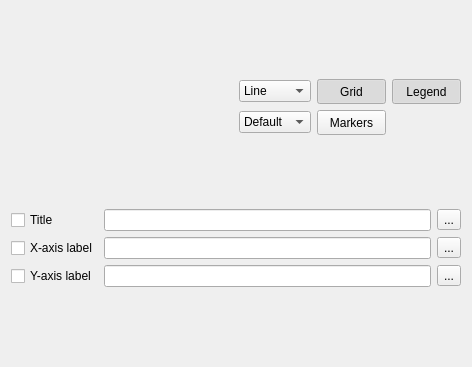
<?xml version="1.0" encoding="UTF-8"?>
<ui version="4.0">
 <class>qMRMLPlotViewControllerWidget</class>
 <widget class="ctkPopupWidget" name="qMRMLPlotViewControllerWidget">
  <property name="geometry">
   <rect>
    <x>0</x>
    <y>0</y>
    <width>472</width>
    <height>367</height>
   </rect>
  </property>
  <property name="windowTitle">
   <string>Plot View Controller</string>
  </property>
  <layout class="QGridLayout" name="gridLayout_2">
   <item row="1" column="0">
    <layout class="QGridLayout" name="contentLayout">
     <item row="2" column="0">
      <widget class="qMRMLNodeComboBox" name="plotChartComboBox" native="true">
       <property name="sizePolicy">
        <sizepolicy hsizetype="Preferred" vsizetype="Minimum">
         <horstretch>1</horstretch>
         <verstretch>1</verstretch>
        </sizepolicy>
       </property>
       <property name="minimumSize">
        <size>
         <width>65</width>
         <height>0</height>
        </size>
       </property>
       <property name="toolTip">
        <string>Select the Plot Layout</string>
       </property>
       <property name="nodeTypes" stdset="0">
        <stringlist>
         <string>vtkMRMLPlotChartNode</string>
        </stringlist>
       </property>
       <property name="noneEnabled" stdset="0">
        <bool>true</bool>
       </property>
       <property name="addEnabled" stdset="0">
        <bool>true</bool>
       </property>
       <property name="removeEnabled" stdset="0">
        <bool>false</bool>
       </property>
       <property name="renameEnabled" stdset="0">
        <bool>true</bool>
       </property>
      </widget>
     </item>
     <item row="2" column="1">
      <widget class="QComboBox" name="plotTypeComboBox">
       <property name="toolTip">
        <string>Select a plot type (line, scatter, bar). This will modify the type of all the current activated Plots.  </string>
       </property>
       <item>
        <property name="text">
         <string>Line</string>
        </property>
       </item>
       <item>
        <property name="text">
         <string>Scatter</string>
        </property>
       </item>
       <item>
        <property name="text">
         <string>Bar</string>
        </property>
       </item>
      </widget>
     </item>
     <item row="3" column="0">
      <widget class="qMRMLCheckableNodeComboBox" name="plotDataComboBox" native="true">
       <property name="toolTip">
        <string>Add/Remove Plots from the current Plot Layout the plotData selected. The &quot;Default&quot; will apport any modification. The &quot;indexes&quot; values </string>
       </property>
       <property name="nodeTypes" stdset="0">
        <stringlist>
         <string>vtkMRMLPlotDataNode</string>
        </stringlist>
       </property>
       <property name="addEnabled" stdset="0">
        <bool>false</bool>
       </property>
       <property name="removeEnabled" stdset="0">
        <bool>false</bool>
       </property>
       <property name="editEnabled" stdset="0">
        <bool>false</bool>
       </property>
       <property name="renameEnabled" stdset="0">
        <bool>false</bool>
       </property>
      </widget>
     </item>
     <item row="2" column="3">
      <widget class="QToolButton" name="showLegendToolButton">
       <property name="minimumSize">
        <size>
         <width>69</width>
         <height>25</height>
        </size>
       </property>
       <property name="toolTip">
        <string>Show legend</string>
       </property>
       <property name="text">
        <string>Legend</string>
       </property>
       <property name="checkable">
        <bool>true</bool>
       </property>
       <property name="checked">
        <bool>true</bool>
       </property>
      </widget>
     </item>
     <item row="2" column="2">
      <widget class="QToolButton" name="showGridToolButton">
       <property name="minimumSize">
        <size>
         <width>69</width>
         <height>25</height>
        </size>
       </property>
       <property name="toolTip">
        <string>Show grid</string>
       </property>
       <property name="text">
        <string>Grid</string>
       </property>
       <property name="checkable">
        <bool>true</bool>
       </property>
       <property name="checked">
        <bool>true</bool>
       </property>
      </widget>
     </item>
     <item row="0" column="0">
      <layout class="QVBoxLayout" name="verticalLayout"/>
     </item>
     <item row="3" column="1">
      <widget class="QComboBox" name="xAxisComboBox">
       <property name="toolTip">
        <string>This combobox allow to change the X-axis for all the plotData selected. The value &quot;Default&quot; will not apport any modification. The value &quot;Indexes&quot; will use simple ordinal numbers 1, 2, 3, ... as x coordinate values. For the other values, the correspective column will be used. </string>
       </property>
       <item>
        <property name="text">
         <string>Default</string>
        </property>
       </item>
       <item>
        <property name="text">
         <string>Indexes</string>
        </property>
       </item>
      </widget>
     </item>
     <item row="3" column="2">
      <widget class="QToolButton" name="showMarkersToolButton">
       <property name="minimumSize">
        <size>
         <width>69</width>
         <height>25</height>
        </size>
       </property>
       <property name="toolTip">
        <string>Show Markers for Line Plot</string>
       </property>
       <property name="text">
        <string>Markers</string>
       </property>
       <property name="checkable">
        <bool>true</bool>
       </property>
       <property name="checked">
        <bool>false</bool>
       </property>
      </widget>
     </item>
    </layout>
   </item>
   <item row="2" column="0">
    <layout class="QGridLayout" name="labelsLayout">
     <item row="0" column="0">
      <widget class="QCheckBox" name="showTitleCheckBox">
       <property name="toolTip">
        <string>Show title</string>
       </property>
       <property name="text">
        <string>Title</string>
       </property>
      </widget>
     </item>
     <item row="1" column="0">
      <widget class="QCheckBox" name="showXAxisLabelCheckBox">
       <property name="toolTip">
        <string>Show the X-axis label</string>
       </property>
       <property name="text">
        <string>X-axis label</string>
       </property>
      </widget>
     </item>
     <item row="2" column="0">
      <widget class="QCheckBox" name="showYAxisLabelCheckBox">
       <property name="toolTip">
        <string>Show the Y-axis label</string>
       </property>
       <property name="text">
        <string>Y-axis label</string>
       </property>
      </widget>
     </item>
     <item row="0" column="1">
      <widget class="QLineEdit" name="titleLineEdit">
       <property name="enabled">
        <bool>true</bool>
       </property>
       <property name="toolTip">
        <string>Enter a title for the chart.</string>
       </property>
       <property name="text">
        <string/>
       </property>
       <property name="dragEnabled">
        <bool>false</bool>
       </property>
       <property name="readOnly">
        <bool>false</bool>
       </property>
      </widget>
     </item>
     <item row="1" column="1">
      <widget class="QLineEdit" name="xAxisLabelLineEdit">
       <property name="toolTip">
        <string>Enter a label for the X-axis.</string>
       </property>
       <property name="text">
        <string/>
       </property>
      </widget>
     </item>
     <item row="2" column="1">
      <widget class="QLineEdit" name="yAxisLabelLineEdit">
       <property name="toolTip">
        <string>Enter a label for the Y-axis.</string>
       </property>
       <property name="text">
        <string/>
       </property>
      </widget>
     </item>
     <item row="0" column="2">
      <widget class="QToolButton" name="editTitleButton">
       <property name="focusPolicy">
        <enum>Qt::ClickFocus</enum>
       </property>
       <property name="toolTip">
        <string>Edit the title</string>
       </property>
       <property name="text">
        <string>...</string>
       </property>
      </widget>
     </item>
     <item row="1" column="2">
      <widget class="QToolButton" name="editXAxisLabelButton">
       <property name="focusPolicy">
        <enum>Qt::ClickFocus</enum>
       </property>
       <property name="toolTip">
        <string>Edit the X-axis label</string>
       </property>
       <property name="text">
        <string>...</string>
       </property>
      </widget>
     </item>
     <item row="2" column="2">
      <widget class="QToolButton" name="editYAxisLabelButton">
       <property name="focusPolicy">
        <enum>Qt::ClickFocus</enum>
       </property>
       <property name="toolTip">
        <string>Edit the Y-axis label</string>
       </property>
       <property name="text">
        <string>...</string>
       </property>
      </widget>
     </item>
    </layout>
   </item>
  </layout>
  <action name="actionShow_Markers">
   <property name="checkable">
    <bool>true</bool>
   </property>
   <property name="text">
    <string>Markers</string>
   </property>
   <property name="toolTip">
    <string>Show markers</string>
   </property>
  </action>
  <action name="actionShow_Grid">
   <property name="checkable">
    <bool>true</bool>
   </property>
   <property name="text">
    <string>Grid</string>
   </property>
   <property name="toolTip">
    <string>Show grid</string>
   </property>
  </action>
  <action name="actionShow_Legend">
   <property name="checkable">
    <bool>true</bool>
   </property>
   <property name="text">
    <string>Legend</string>
   </property>
   <property name="toolTip">
    <string>Show legend</string>
   </property>
  </action>
  <action name="actionFit_to_window">
   <property name="icon">
    <iconset resource="../qMRMLWidgets.qrc">
     <normaloff>:/Icons/SlicesFitToWindow.png</normaloff>:/Icons/SlicesFitToWindow.png</iconset>
   </property>
   <property name="text">
    <string>Fit_to_window</string>
   </property>
   <property name="toolTip">
    <string>Adjust the Plot Viewer's field of view to match the extent of the Plot axes</string>
   </property>
  </action>
 </widget>
 <customwidgets>
  <customwidget>
   <class>qMRMLNodeComboBox</class>
   <extends>QWidget</extends>
   <header>qMRMLNodeComboBox.h</header>
   <container>1</container>
  </customwidget>
  <customwidget>
   <class>ctkPopupWidget</class>
   <extends>QFrame</extends>
   <header>ctkPopupWidget.h</header>
   <container>1</container>
  </customwidget>
  <customwidget>
   <class>qMRMLCheckableNodeComboBox</class>
   <extends>qMRMLNodeComboBox</extends>
   <header>qMRMLCheckableNodeComboBox.h</header>
   <container>1</container>
  </customwidget>
 </customwidgets>
 <resources>
  <include location="../qMRMLWidgets.qrc"/>
 </resources>
 <connections/>
</ui>
